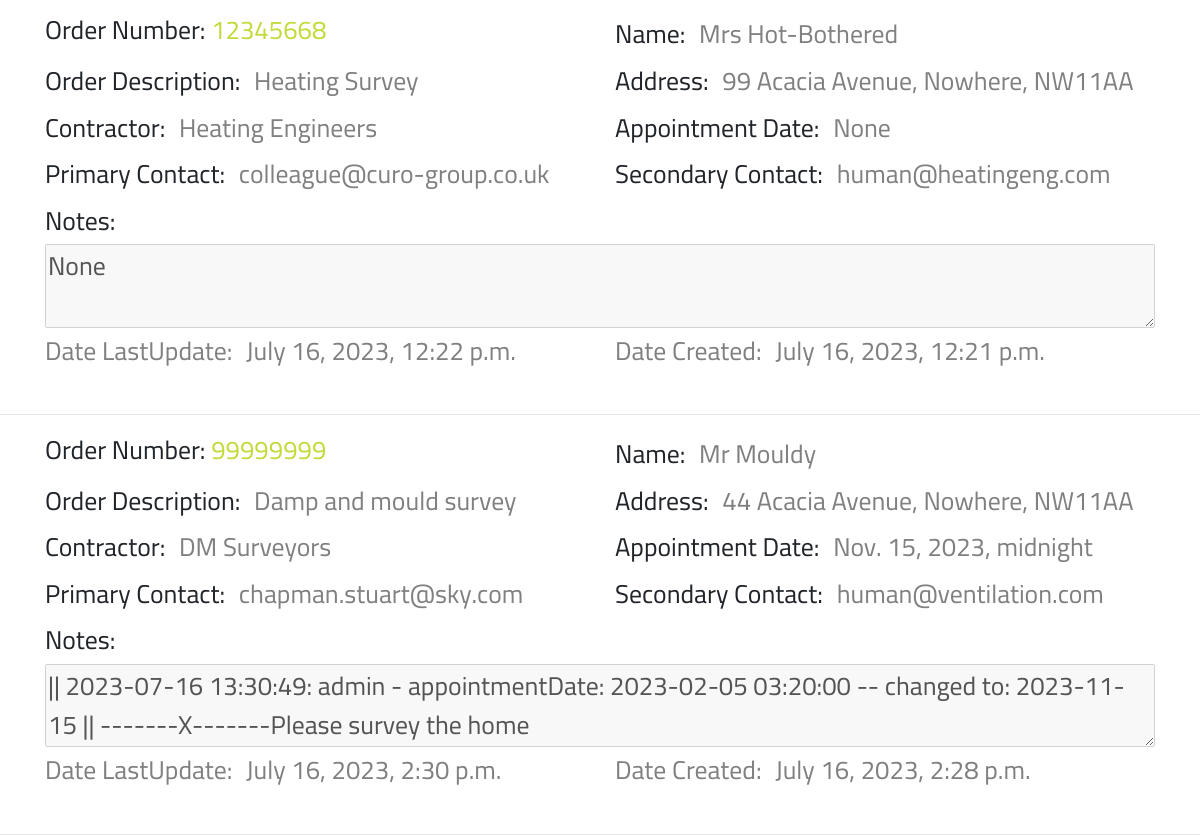
Before: /portal001/orderOrders (signed in, lower part) with the older database file.
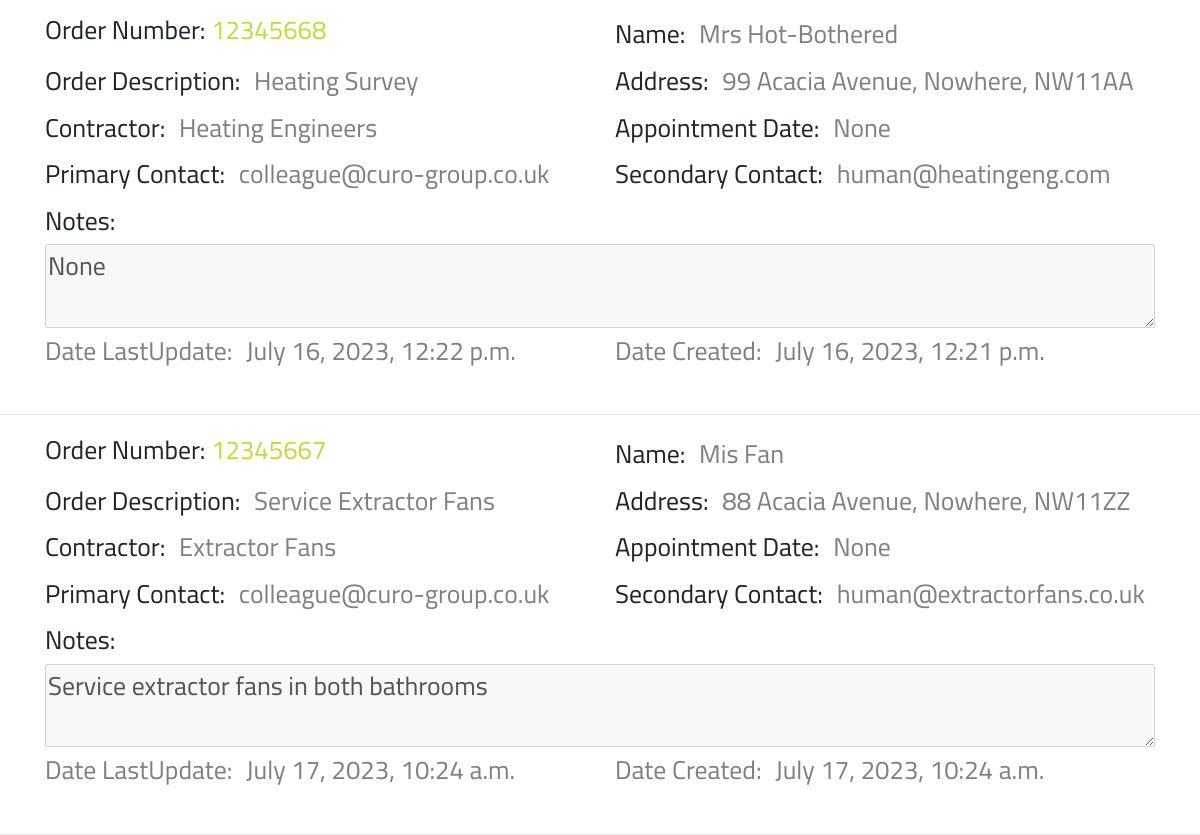
After: the same page with the newer database file.
### portal001/models.py (models this page shows, shortened)
class Orders(models.Model):
    class Meta:
        verbose_name_plural = 'Orders'
    orderNumber = models.DecimalField(max_digits=10, decimal_places=0,
                                      null=False, primary_key=True)
    orderDescription = models.CharField(max_length=254, null=False)
    name = models.CharField(max_length=254, null=False)
    address = models.CharField(max_length=254, null=False)
    contractor = models.ForeignKey('Contractors',
                                   on_delete=models.CASCADE,
                                   to_field='contractor',
                                   related_name='name')
    appointmentDate = models.DateTimeField(null=True, blank=True)
    primaryContact = models.ForeignKey(settings.AUTH_USER_MODEL,
                                       on_delete=models.CASCADE)
    secondaryContact = models.EmailField(max_length=254)
    notes = models.CharField(max_length=9999, null=True, blank=True)
    dateLastUpdate = models.DateTimeField(default=timezone.now)
    dateCreated = models.DateTimeField(default=timezone.now)

class Contractors(models.Model):
    class Meta:
        verbose_name_plural = 'Contractors'
    contractor = models.CharField(max_length=254, null=False, primary_key=True)
    secondaryContact = models.EmailField(max_length=254, unique=True)
    services = models.CharField(max_length=9999, null=True, blank=True)
    def __str__(self):
        return str(self.contractor)

### portal001/views.py (the view)
# urls.py: path('orderOrders', views.orderOrders, name='orderOrders'),
def orderOrders(request):
    orderlist = Orders.objects.all()
    order_list_length = orderlist.count()
    searchstring = ""
    if request.GET:
        if 'searchstring' in request.GET:
            searchstring = request.GET['searchstring']
            queries = (Q(orderNumber__icontains=searchstring) |
                       Q(orderDescription__icontains=searchstring) |
                       Q(name__icontains=searchstring) |
                       Q(address__icontains=searchstring) |
                       Q(contractor__contractor__icontains=searchstring) |
                       Q(primaryContact__username__icontains=searchstring) |
                       Q(secondaryContact__icontains=searchstring) |
                       Q(notes__icontains=searchstring))
            orders = Orders.objects.all()
            orderlist = (orders.filter(queries))
            order_list_length = orderlist.count()
        if 'searchorder' in request.GET:
            searchorder = request.GET['searchorder']
        if 'order_field' in request.GET:
            orderfield = request.GET['order_field']
            if orderfield == 'orderNumber':
                if searchorder == 'az':
                    orderlist = orderlist.order_by('orderNumber')
                if searchorder == 'za':
                    orderlist = orderlist.order_by('-orderNumber')
            if orderfield == 'orderDescription':
                if searchorder == 'az':
                    orderlist = orderlist.order_by('orderDescription')
                if searchorder == 'za':
                    orderlist = orderlist.order_by('-orderDescription')
            if orderfield == 'name':
                if searchorder == 'az':
                    orderlist = orderlist.order_by('name')
                if searchorder == 'za':
                    orderlist = orderlist.order_by('-name')
            if orderfield == 'address':
                if searchorder == 'az':
                    orderlist = orderlist.order_by('address')
                if searchorder == 'za':
                    orderlist = orderlist.order_by('-address')
            if orderfield == 'contractor':
                if searchorder == 'az':
                    orderlist = orderlist.order_by('contractor')
                if searchorder == 'za':
                    orderlist = orderlist.order_by('-contractor')
            if orderfield == 'appointmentDate':
                if searchorder == 'az':
                    orderlist = orderlist.order_by('appointmentDate')
                if searchorder == 'za':
                    orderlist = orderlist.order_by('-appointmentDate')
            if orderfield == 'primaryContact':
                if searchorder == 'az':
                    orderlist = orderlist.order_by('primaryContact')
                if searchorder == 'za':
                    orderlist = orderlist.order_by('-primaryContact')
            if orderfield == 'secondaryContact':
                if searchorder == 'az':
                    orderlist = orderlist.order_by('secondaryContact')
                if searchorder == 'za':
                    orderlist = orderlist.order_by('-secondaryContact')
            if orderfield == 'notes':
                if searchorder == 'az':
                    orderlist = orderlist.order_by('notes')
                if searchorder == 'za':
                    orderlist = orderlist.order_by('-notes')
            if orderfield == 'dateLastUpdate':
                if searchorder == 'az':
                    orderlist = orderlist.order_by('dateLastUpdate')
                if searchorder == 'za':
                    orderlist = orderlist.order_by('-dateLastUpdate')
            if orderfield == 'dateCreated':
                if searchorder == 'az':
                    orderlist = orderlist.order_by('dateCreated')
                if searchorder == 'za':
                    orderlist = orderlist.order_by('-dateCreated')
    else:
        messages.success(request, 'Oops! Something went wrong.')
    context = {
        'orderlist': orderlist,
        'order_list_length': order_list_length,
        'searchstring': searchstring,
    }
    return render(request, 'curo/orderlist.html', context)

### portal001/templates/curo/orderlist.html (shortened to what this page needs)
{% extends "basemodule001.html" %}
{% load static %}
{% block content %}
    {% if user.is_authenticated %}
        <section id="textsection">
            {% if user.is_authenticated %}
                {% for order in orderlist %}
                    <div class="orderlist ml-auto mr-auto">
                        <div class ="row">
                            <p class="col-lg-6 pb-0">Order Number: <a class="orange-highlight" href ="{% url 'selectOrder' order.orderNumber %}">{{ order.orderNumber }}</a></p>
                            <div class="col-lg-6">
                                <div class="mt-1 mb-1">Name: <span class="orderlistspan pl-2 pr-2 mb-4">{{ order.name }}</span></div>
                            </div>
                        </div>
                        <div class ="row">
                            <div class="col-lg-6">
                                <div class="mt-1 mb-1">Order Description: <span class="orderlistspan pl-2 pr-2 mb-4">{{ order.orderDescription }}</span></div>
                            </div>
                            <div class="col-lg-6">
                                <div class="mt-1 mb-1">Address: <span class="orderlistspan pl-2 pr-2 mb-4">{{ order.address }}</span></div>
                            </div>
                        </div>
                        <div class ="row">
                            <div class="col-lg-6">
                                <div class="mt-1 mb-1">Contractor: <span class="orderlistspan pl-2 pr-2 mb-4">{{ order.contractor }}</span></div>
                            </div>
                            <div class="col-lg-6">
                                <div class="mt-1 mb-1">Appointment Date: <span class="orderlistspan pl-2 pr-2 mb-4">{{ order.appointmentDate }}</span></div>
                            </div>
                        </div>
                        <div class ="row">
                            <div class="col-lg-6">
                                <div class="mt-1 mb-1">Primary Contact: <span class="orderlistspan pl-2 pr-2 mb-4">{{ order.primaryContact }}</span></div>
                            </div>
                            <div class="col-lg-6">
                                <div class="mt-1 mb-1">Secondary Contact: <span class="orderlistspan pl-2 pr-2 mb-4">{{ order.secondaryContact }}</span></div>
                            </div>
                        </div>
                        <div class ="row">
                            <div class="col-12">
                                <div class="mt-1 mb-1">Notes: </div>
                                <textarea class="mb-0" disabled="disabled">{{ order.notes|escape }}</textarea>
                            </div>
                        </div>
                        <div class ="row">
                            <div class="col-lg-6">
                                <div class="mt-1 mb-1 orderlistspan">Date LastUpdate: <span class="orderlistspan pl-2 pr-2 mb-4">{{ order.dateLastUpdate }}</span></div>
                            </div>
                            <div class="col-lg-6">
                                <div class="mt-1 mb-1 orderlistspan">Date Created: <span class="orderlistspan pl-2 pr-2 mb-4">{{ order.dateCreated }}</span></div>
                            </div>
                        </div>
                    </div>
                    <br>
                    <hr>
                {% endfor %}
            {% endif %}
        </section>
    {% endif %}
{% endblock %}

Changed rows visible on the page:
removed Orders: orderNumber "99999999", name "Mr Mouldy", orderDescription "Damp and mould survey", address "44 Acacia Avenue, Nowhere, NW11AA", contractor "DM Surveyors", appointmentDate "Nov. 15, 2023, midnight", primaryContact "chapman.stuart@sky.com", secondaryContact "human@ventilation.com", notes "|| 2023-07-16 13:30:49: admin - appointmentDate: 2023-02-05 03:20:00 -- changed to: 2023-11-15 || -------X-------Please survey the home", dateLastUpdate "July 16, 2023, 2:30 p.m.", dateCreated "July 16, 2023, 2:28 p.m."
added Orders: orderNumber "12345667", name "Mis Fan", orderDescription "Service Extractor Fans", address "88 Acacia Avenue, Nowhere, NW11ZZ", contractor "Extractor Fans", appointmentDate "None", primaryContact "colleague@curo-group.co.uk", secondaryContact "human@extractorfans.co.uk", notes "Service extractor fans in both bathrooms", dateLastUpdate "July 17, 2023, 10:24 a.m.", dateCreated "July 17, 2023, 10:24 a.m."
